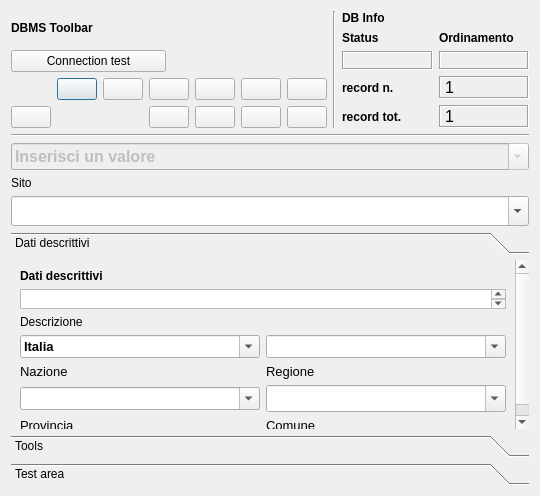
<?xml version="1.0" encoding="UTF-8"?>
<ui version="4.0">
 <class>DialogSite</class>
 <widget class="QDialog" name="DialogSite">
  <property name="geometry">
   <rect>
    <x>0</x>
    <y>0</y>
    <width>540</width>
    <height>496</height>
   </rect>
  </property>
  <property name="minimumSize">
   <size>
    <width>540</width>
    <height>400</height>
   </size>
  </property>
  <property name="windowTitle">
   <string>pyArchInit Gestione Scavi - Scheda Sito</string>
  </property>
  <property name="windowIcon">
   <iconset resource="resources.qrc">
    <normaloff>:/images/iconSite.png</normaloff>:/images/iconSite.png</iconset>
  </property>
  <layout class="QGridLayout" name="gridLayout_7">
   <item row="0" column="0">
    <layout class="QVBoxLayout" name="verticalLayout_2">
     <item>
      <layout class="QHBoxLayout" name="horizontalLayout">
       <item>
        <layout class="QGridLayout" name="gridLayout_2">
         <item row="0" column="0">
          <widget class="QLabel" name="label_29">
           <property name="font">
            <font>
             <weight>75</weight>
             <bold>true</bold>
            </font>
           </property>
           <property name="text">
            <string>DBMS Toolbar</string>
           </property>
          </widget>
         </item>
         <item row="2" column="0" colspan="2">
          <layout class="QGridLayout" name="gridLayout">
           <item row="0" column="5">
            <widget class="QPushButton" name="pushButton_first_rec">
             <property name="toolTip">
              <string>First rec</string>
             </property>
             <property name="text">
              <string/>
             </property>
             <property name="icon">
              <iconset resource="resources.qrc">
               <normaloff>:/images/5_leftArrows.png</normaloff>:/images/5_leftArrows.png</iconset>
             </property>
            </widget>
           </item>
           <item row="0" column="7">
            <widget class="QPushButton" name="pushButton_next_rec">
             <property name="toolTip">
              <string>Next rec</string>
             </property>
             <property name="text">
              <string/>
             </property>
             <property name="icon">
              <iconset resource="resources.qrc">
               <normaloff>:/images/6_rightArrow.png</normaloff>:/images/6_rightArrow.png</iconset>
             </property>
            </widget>
           </item>
           <item row="0" column="8">
            <widget class="QPushButton" name="pushButton_last_rec">
             <property name="toolTip">
              <string>Last rec</string>
             </property>
             <property name="text">
              <string/>
             </property>
             <property name="icon">
              <iconset resource="resources.qrc">
               <normaloff>:/images/7_rightArrows.png</normaloff>:/images/7_rightArrows.png</iconset>
             </property>
            </widget>
           </item>
           <item row="0" column="9">
            <widget class="QPushButton" name="pushButton_new_rec">
             <property name="font">
              <font>
               <pointsize>9</pointsize>
              </font>
             </property>
             <property name="toolTip">
              <string>New record</string>
             </property>
             <property name="text">
              <string/>
             </property>
             <property name="icon">
              <iconset resource="resources.qrc">
               <normaloff>:/images/newrec.png</normaloff>:/images/newrec.png</iconset>
             </property>
            </widget>
           </item>
           <item row="0" column="10">
            <widget class="QPushButton" name="pushButton_save">
             <property name="font">
              <font>
               <pointsize>9</pointsize>
              </font>
             </property>
             <property name="toolTip">
              <string>Save</string>
             </property>
             <property name="text">
              <string/>
             </property>
             <property name="icon">
              <iconset resource="resources.qrc">
               <normaloff>:/images/b_save.png</normaloff>:/images/b_save.png</iconset>
             </property>
             <property name="autoDefault">
              <bool>false</bool>
             </property>
            </widget>
           </item>
           <item row="1" column="7">
            <widget class="QPushButton" name="pushButton_new_search">
             <property name="font">
              <font>
               <pointsize>9</pointsize>
              </font>
             </property>
             <property name="toolTip">
              <string>new search</string>
             </property>
             <property name="text">
              <string/>
             </property>
             <property name="icon">
              <iconset resource="resources.qrc">
               <normaloff>:/images/new_search.png</normaloff>:/images/new_search.png</iconset>
             </property>
            </widget>
           </item>
           <item row="1" column="8">
            <widget class="QPushButton" name="pushButton_search_go">
             <property name="font">
              <font>
               <pointsize>9</pointsize>
              </font>
             </property>
             <property name="toolTip">
              <string>search !!!</string>
             </property>
             <property name="text">
              <string/>
             </property>
             <property name="icon">
              <iconset resource="resources.qrc">
               <normaloff>:/images/search.png</normaloff>:/images/search.png</iconset>
             </property>
            </widget>
           </item>
           <item row="1" column="9">
            <widget class="QPushButton" name="pushButton_sort">
             <property name="font">
              <font>
               <pointsize>9</pointsize>
              </font>
             </property>
             <property name="toolTip">
              <string>Order by</string>
             </property>
             <property name="text">
              <string/>
             </property>
             <property name="icon">
              <iconset resource="resources.qrc">
               <normaloff>:/images/sort.png</normaloff>:/images/sort.png</iconset>
             </property>
            </widget>
           </item>
           <item row="1" column="10">
            <widget class="QPushButton" name="pushButton_view_all">
             <property name="font">
              <font>
               <pointsize>9</pointsize>
              </font>
             </property>
             <property name="toolTip">
              <string>View alls records</string>
             </property>
             <property name="text">
              <string/>
             </property>
             <property name="icon">
              <iconset resource="resources.qrc">
               <normaloff>:/images/view_all.png</normaloff>:/images/view_all.png</iconset>
             </property>
            </widget>
           </item>
           <item row="1" column="2">
            <widget class="QPushButton" name="pushButton_delete">
             <property name="enabled">
              <bool>true</bool>
             </property>
             <property name="font">
              <font>
               <pointsize>9</pointsize>
              </font>
             </property>
             <property name="toolTip">
              <string>Delete record</string>
             </property>
             <property name="text">
              <string/>
             </property>
             <property name="icon">
              <iconset resource="resources.qrc">
               <normaloff>:/images/delete.png</normaloff>:/images/delete.png</iconset>
             </property>
            </widget>
           </item>
           <item row="0" column="6">
            <widget class="QPushButton" name="pushButton_prev_rec">
             <property name="toolTip">
              <string>Prev rec</string>
             </property>
             <property name="text">
              <string/>
             </property>
             <property name="icon">
              <iconset resource="resources.qrc">
               <normaloff>:/images/4_leftArrow.png</normaloff>:/images/4_leftArrow.png</iconset>
             </property>
            </widget>
           </item>
          </layout>
         </item>
         <item row="1" column="0">
          <widget class="QPushButton" name="pushButton_connect">
           <property name="text">
            <string>Connection test</string>
           </property>
          </widget>
         </item>
        </layout>
       </item>
       <item>
        <widget class="Line" name="line_6">
         <property name="orientation">
          <enum>Qt::Vertical</enum>
         </property>
        </widget>
       </item>
       <item>
        <layout class="QGridLayout" name="gridLayout_5">
         <item row="0" column="0">
          <widget class="QLabel" name="label_42">
           <property name="font">
            <font>
             <weight>75</weight>
             <bold>true</bold>
            </font>
           </property>
           <property name="autoFillBackground">
            <bool>true</bool>
           </property>
           <property name="text">
            <string>DB Info</string>
           </property>
          </widget>
         </item>
         <item row="1" column="0">
          <layout class="QGridLayout" name="gridLayout_4">
           <item row="0" column="1">
            <widget class="QLabel" name="label_43">
             <property name="font">
              <font>
               <pointsize>9</pointsize>
               <weight>75</weight>
               <bold>true</bold>
              </font>
             </property>
             <property name="text">
              <string>Ordinamento</string>
             </property>
             <property name="margin">
              <number>0</number>
             </property>
            </widget>
           </item>
           <item row="1" column="0">
            <widget class="QLabel" name="label_status">
             <property name="minimumSize">
              <size>
               <width>40</width>
               <height>0</height>
              </size>
             </property>
             <property name="font">
              <font>
               <pointsize>10</pointsize>
               <weight>75</weight>
               <bold>true</bold>
              </font>
             </property>
             <property name="cursor">
              <cursorShape>ForbiddenCursor</cursorShape>
             </property>
             <property name="mouseTracking">
              <bool>false</bool>
             </property>
             <property name="contextMenuPolicy">
              <enum>Qt::DefaultContextMenu</enum>
             </property>
             <property name="frameShape">
              <enum>QFrame::Box</enum>
             </property>
             <property name="frameShadow">
              <enum>QFrame::Sunken</enum>
             </property>
             <property name="text">
              <string/>
             </property>
             <property name="alignment">
              <set>Qt::AlignCenter</set>
             </property>
             <property name="margin">
              <number>0</number>
             </property>
            </widget>
           </item>
           <item row="1" column="1">
            <widget class="QLabel" name="label_sort">
             <property name="font">
              <font>
               <pointsize>10</pointsize>
               <weight>75</weight>
               <bold>true</bold>
              </font>
             </property>
             <property name="cursor">
              <cursorShape>ForbiddenCursor</cursorShape>
             </property>
             <property name="mouseTracking">
              <bool>false</bool>
             </property>
             <property name="contextMenuPolicy">
              <enum>Qt::DefaultContextMenu</enum>
             </property>
             <property name="frameShape">
              <enum>QFrame::Box</enum>
             </property>
             <property name="frameShadow">
              <enum>QFrame::Sunken</enum>
             </property>
             <property name="text">
              <string/>
             </property>
             <property name="alignment">
              <set>Qt::AlignCenter</set>
             </property>
             <property name="margin">
              <number>0</number>
             </property>
            </widget>
           </item>
           <item row="0" column="0">
            <widget class="QLabel" name="label_34">
             <property name="font">
              <font>
               <pointsize>9</pointsize>
               <weight>75</weight>
               <bold>true</bold>
              </font>
             </property>
             <property name="text">
              <string>Status</string>
             </property>
             <property name="margin">
              <number>0</number>
             </property>
            </widget>
           </item>
          </layout>
         </item>
         <item row="2" column="0">
          <layout class="QGridLayout" name="gridLayout_3">
           <item row="0" column="0">
            <widget class="QLabel" name="label_27">
             <property name="font">
              <font>
               <pointsize>9</pointsize>
               <weight>75</weight>
               <bold>true</bold>
              </font>
             </property>
             <property name="text">
              <string>record n.</string>
             </property>
             <property name="margin">
              <number>0</number>
             </property>
            </widget>
           </item>
           <item row="0" column="1">
            <widget class="QLabel" name="label_rec_corrente">
             <property name="font">
              <font>
               <family>Microsoft Sans Serif</family>
               <pointsize>12</pointsize>
              </font>
             </property>
             <property name="cursor">
              <cursorShape>ForbiddenCursor</cursorShape>
             </property>
             <property name="mouseTracking">
              <bool>false</bool>
             </property>
             <property name="contextMenuPolicy">
              <enum>Qt::DefaultContextMenu</enum>
             </property>
             <property name="frameShape">
              <enum>QFrame::Box</enum>
             </property>
             <property name="frameShadow">
              <enum>QFrame::Sunken</enum>
             </property>
             <property name="text">
              <string>1</string>
             </property>
            </widget>
           </item>
           <item row="1" column="0">
            <widget class="QLabel" name="label_28">
             <property name="font">
              <font>
               <pointsize>9</pointsize>
               <weight>75</weight>
               <bold>true</bold>
              </font>
             </property>
             <property name="text">
              <string>record tot.</string>
             </property>
             <property name="margin">
              <number>0</number>
             </property>
            </widget>
           </item>
           <item row="1" column="1">
            <widget class="QLabel" name="label_rec_tot">
             <property name="font">
              <font>
               <family>Microsoft Sans Serif</family>
               <pointsize>12</pointsize>
              </font>
             </property>
             <property name="cursor">
              <cursorShape>ForbiddenCursor</cursorShape>
             </property>
             <property name="mouseTracking">
              <bool>false</bool>
             </property>
             <property name="contextMenuPolicy">
              <enum>Qt::DefaultContextMenu</enum>
             </property>
             <property name="frameShape">
              <enum>QFrame::Box</enum>
             </property>
             <property name="frameShadow">
              <enum>QFrame::Sunken</enum>
             </property>
             <property name="text">
              <string>1</string>
             </property>
            </widget>
           </item>
          </layout>
         </item>
        </layout>
       </item>
      </layout>
     </item>
     <item>
      <layout class="QVBoxLayout" name="verticalLayout">
       <item>
        <widget class="Line" name="line_8">
         <property name="font">
          <font>
           <weight>75</weight>
           <bold>true</bold>
          </font>
         </property>
         <property name="orientation">
          <enum>Qt::Horizontal</enum>
         </property>
        </widget>
       </item>
       <item>
        <widget class="QComboBox" name="comboBox_sito">
         <property name="enabled">
          <bool>false</bool>
         </property>
         <property name="minimumSize">
          <size>
           <width>0</width>
           <height>0</height>
          </size>
         </property>
         <property name="maximumSize">
          <size>
           <width>16777215</width>
           <height>30</height>
          </size>
         </property>
         <property name="font">
          <font>
           <pointsize>12</pointsize>
           <weight>75</weight>
           <bold>true</bold>
          </font>
         </property>
         <property name="mouseTracking">
          <bool>true</bool>
         </property>
         <property name="editable">
          <bool>true</bool>
         </property>
         <property name="maxVisibleItems">
          <number>99999</number>
         </property>
         <property name="maxCount">
          <number>2147483647</number>
         </property>
         <item>
          <property name="text">
           <string>Inserisci un valore</string>
          </property>
         </item>
        </widget>
       </item>
       <item>
        <widget class="QLabel" name="label">
         <property name="text">
          <string>Sito</string>
         </property>
        </widget>
       </item>
       <item>
        <widget class="QComboBox" name="comboBox_definizione_sito">
         <property name="enabled">
          <bool>true</bool>
         </property>
         <property name="minimumSize">
          <size>
           <width>0</width>
           <height>30</height>
          </size>
         </property>
         <property name="maximumSize">
          <size>
           <width>16777215</width>
           <height>30</height>
          </size>
         </property>
         <property name="editable">
          <bool>true</bool>
         </property>
        </widget>
       </item>
       <item>
        <widget class="QToolBox" name="toolBox">
         <property name="currentIndex">
          <number>0</number>
         </property>
         <widget class="QWidget" name="page">
          <property name="geometry">
           <rect>
            <x>0</x>
            <y>0</y>
            <width>501</width>
            <height>183</height>
           </rect>
          </property>
          <attribute name="label">
           <string>Dati descrittivi</string>
          </attribute>
          <layout class="QGridLayout" name="gridLayout_8">
           <item row="0" column="0">
            <layout class="QVBoxLayout" name="verticalLayout_3">
             <item>
              <widget class="QLabel" name="label_13">
               <property name="font">
                <font>
                 <weight>75</weight>
                 <bold>true</bold>
                </font>
               </property>
               <property name="text">
                <string>Dati descrittivi</string>
               </property>
              </widget>
             </item>
             <item>
              <widget class="QTextEdit" name="textEdit_descrizione_site">
               <property name="minimumSize">
                <size>
                 <width>0</width>
                 <height>20</height>
                </size>
               </property>
               <property name="maximumSize">
                <size>
                 <width>16777215</width>
                 <height>16000000</height>
                </size>
               </property>
               <property name="font">
                <font>
                 <pointsize>10</pointsize>
                </font>
               </property>
              </widget>
             </item>
             <item>
              <widget class="QLabel" name="label_6">
               <property name="text">
                <string>Descrizione </string>
               </property>
              </widget>
             </item>
            </layout>
           </item>
           <item row="1" column="0">
            <layout class="QGridLayout" name="gridLayout_6">
             <item row="0" column="0">
              <widget class="QComboBox" name="comboBox_nazione">
               <property name="font">
                <font>
                 <pointsize>10</pointsize>
                 <weight>75</weight>
                 <bold>true</bold>
                </font>
               </property>
               <property name="editable">
                <bool>true</bool>
               </property>
               <item>
                <property name="text">
                 <string>Italia</string>
                </property>
               </item>
              </widget>
             </item>
             <item row="1" column="0">
              <widget class="QLabel" name="label_4">
               <property name="font">
                <font>
                 <pointsize>10</pointsize>
                </font>
               </property>
               <property name="text">
                <string>Nazione</string>
               </property>
              </widget>
             </item>
             <item row="0" column="1">
              <widget class="QComboBox" name="comboBox_regione">
               <property name="font">
                <font>
                 <pointsize>10</pointsize>
                 <weight>75</weight>
                 <bold>true</bold>
                </font>
               </property>
               <property name="editable">
                <bool>true</bool>
               </property>
              </widget>
             </item>
             <item row="2" column="1">
              <widget class="QComboBox" name="comboBox_comune">
               <property name="font">
                <font>
                 <pointsize>12</pointsize>
                 <weight>75</weight>
                 <bold>true</bold>
                </font>
               </property>
               <property name="editable">
                <bool>true</bool>
               </property>
              </widget>
             </item>
             <item row="3" column="1">
              <widget class="QLabel" name="label_2">
               <property name="font">
                <font>
                 <pointsize>10</pointsize>
                </font>
               </property>
               <property name="text">
                <string>Comune</string>
               </property>
              </widget>
             </item>
             <item row="2" column="0">
              <widget class="QComboBox" name="comboBox_provincia">
               <property name="font">
                <font>
                 <pointsize>10</pointsize>
                 <weight>75</weight>
                 <bold>true</bold>
                </font>
               </property>
               <property name="editable">
                <bool>true</bool>
               </property>
              </widget>
             </item>
             <item row="3" column="0">
              <widget class="QLabel" name="label_7">
               <property name="font">
                <font>
                 <pointsize>10</pointsize>
                </font>
               </property>
               <property name="text">
                <string>Provincia</string>
               </property>
              </widget>
             </item>
             <item row="1" column="1">
              <widget class="QLabel" name="label_5">
               <property name="font">
                <font>
                 <pointsize>10</pointsize>
                </font>
               </property>
               <property name="text">
                <string>Regione</string>
               </property>
              </widget>
             </item>
            </layout>
           </item>
          </layout>
         </widget>
         <widget class="QWidget" name="page_3">
          <property name="geometry">
           <rect>
            <x>0</x>
            <y>0</y>
            <width>559</width>
            <height>193</height>
           </rect>
          </property>
          <attribute name="label">
           <string>Tools</string>
          </attribute>
          <layout class="QGridLayout" name="gridLayout_10">
           <item row="0" column="0">
            <layout class="QHBoxLayout" name="horizontalLayout_2">
             <item>
              <widget class="QLabel" name="label_3">
               <property name="toolTip">
                <string>Carica tutti i layer per poter inserire nuove geometrie</string>
               </property>
               <property name="text">
                <string>Carica layer per il disegno</string>
               </property>
              </widget>
             </item>
             <item>
              <widget class="QPushButton" name="pushButton_draw">
               <property name="text">
                <string>Carica</string>
               </property>
              </widget>
             </item>
            </layout>
           </item>
           <item row="1" column="0" colspan="2">
            <layout class="QHBoxLayout" name="horizontalLayout_3">
             <item>
              <widget class="QLabel" name="label_8">
               <property name="toolTip">
                <string>Carica tutti layer che contengono geometrie relative a questo sito</string>
               </property>
               <property name="text">
                <string>Carica i layer per questo sito</string>
               </property>
              </widget>
             </item>
             <item>
              <widget class="QPushButton" name="pushButton_sites_geometry">
               <property name="text">
                <string>Carica</string>
               </property>
              </widget>
             </item>
            </layout>
           </item>
           <item row="2" column="0" colspan="3">
            <layout class="QHBoxLayout" name="horizontalLayout_4">
             <item>
              <widget class="QLabel" name="label_9">
               <property name="text">
                <string>Esporta relazione di scavo per questo sito (Versione di sviluppo)</string>
               </property>
              </widget>
             </item>
             <item>
              <widget class="QPushButton" name="pushButton_rel_pdf">
               <property name="text">
                <string>Esporta</string>
               </property>
              </widget>
             </item>
            </layout>
           </item>
           <item row="3" column="0" colspan="3">
            <layout class="QVBoxLayout" name="verticalLayout_4">
             <item>
              <widget class="Line" name="line">
               <property name="minimumSize">
                <size>
                 <width>539</width>
                 <height>0</height>
                </size>
               </property>
               <property name="orientation">
                <enum>Qt::Horizontal</enum>
               </property>
              </widget>
             </item>
             <item>
              <widget class="QLabel" name="label_10">
               <property name="text">
                <string>GIS Tools</string>
               </property>
              </widget>
             </item>
            </layout>
           </item>
           <item row="4" column="0" colspan="2">
            <layout class="QHBoxLayout" name="horizontalLayout_5">
             <item>
              <widget class="QLabel" name="label_11">
               <property name="toolTip">
                <string>Carica tutti i layer per poter inserire nuove geometrie</string>
               </property>
               <property name="text">
                <string>Carica il puntuale del sito</string>
               </property>
              </widget>
             </item>
             <item>
              <widget class="QPushButton" name="pushButton_draw_sito">
               <property name="text">
                <string>Carica</string>
               </property>
              </widget>
             </item>
            </layout>
           </item>
           <item row="4" column="2">
            <spacer name="horizontalSpacer_2">
             <property name="orientation">
              <enum>Qt::Horizontal</enum>
             </property>
             <property name="sizeHint" stdset="0">
              <size>
               <width>261</width>
               <height>20</height>
              </size>
             </property>
            </spacer>
           </item>
           <item row="5" column="0">
            <layout class="QHBoxLayout" name="horizontalLayout_6">
             <item>
              <widget class="QLabel" name="label_12">
               <property name="toolTip">
                <string>Carica tutti i layer per poter inserire nuove geometrie</string>
               </property>
               <property name="text">
                <string>Gis viewer</string>
               </property>
              </widget>
             </item>
             <item>
              <widget class="QToolButton" name="toolButton_draw_siti">
               <property name="text">
                <string>Abilita il caricamento delle ricerche</string>
               </property>
               <property name="checkable">
                <bool>true</bool>
               </property>
              </widget>
             </item>
            </layout>
           </item>
           <item row="5" column="1" colspan="2">
            <spacer name="horizontalSpacer">
             <property name="orientation">
              <enum>Qt::Horizontal</enum>
             </property>
             <property name="sizeHint" stdset="0">
              <size>
               <width>307</width>
               <height>20</height>
              </size>
             </property>
            </spacer>
           </item>
          </layout>
         </widget>
         <widget class="QWidget" name="page_2">
          <property name="geometry">
           <rect>
            <x>0</x>
            <y>0</y>
            <width>518</width>
            <height>171</height>
           </rect>
          </property>
          <attribute name="label">
           <string>Test area</string>
          </attribute>
          <layout class="QGridLayout" name="gridLayout_9">
           <item row="0" column="0">
            <widget class="QPushButton" name="pushButton_test">
             <property name="text">
              <string>Run test</string>
             </property>
            </widget>
           </item>
           <item row="1" column="0">
            <widget class="QPlainTextEdit" name="plainTextEdit">
             <property name="enabled">
              <bool>false</bool>
             </property>
             <property name="plainText">
              <string>Questa è una sezione di testing per sperimentare funzioni.


Procedura
Step 1 - Aprire il file test_area.py dentro alla cartella pyarchinit (la cartella si trova dentro al vostro utente /.qgis/python/plugins/pyarchinit)

Step 2 - editare la funzione def run_test e salvare il file.

Step 3 - Riavviare Qgis e cliccare sul pulsante Run Test per verificare l'output della vostra funzione.</string>
             </property>
            </widget>
           </item>
          </layout>
         </widget>
        </widget>
       </item>
      </layout>
     </item>
    </layout>
   </item>
  </layout>
 </widget>
 <resources>
  <include location="resources.qrc"/>
 </resources>
 <connections/>
</ui>
